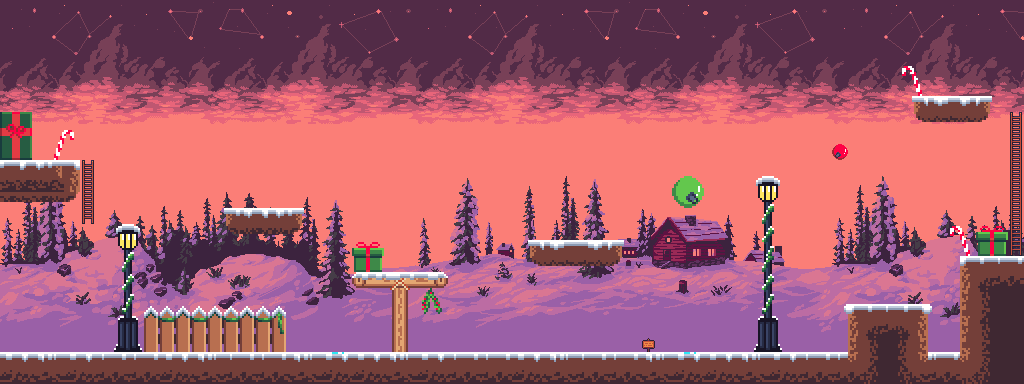

This game map was drawn from its Tiled (.tmx) file and the tilesets committed beside it. A one-line description and the trimmed map source follow:
An orthogonal 64x24 tile map with 16x16 px tiles, 5 tile layers (Background 2, Background 1, LadderLayer, signLayer, ...), 1 hidden layer not drawn, 7 tilesets and 53 objects.

<map version="1.10" tiledversion="1.11.0" orientation="orthogonal" renderorder="right-down" width="64" height="24" tilewidth="16" tileheight="16" infinite="0" nextlayerid="19" nextobjectid="239">
 <editorsettings>
  <export target="wintermap.tmx" format="tmx" />
 </editorsettings>
 <tileset firstgid="1" source="tilesets/Sample.tsx" />
 <tileset firstgid="1025" source="tilesets/sky.tsx" />
 <tileset firstgid="1441" source="tilesets/mid-layer-b.tsx" />
 <tileset firstgid="1701" source="tilesets/mid-layer-a.tsx" />
 <tileset firstgid="1961" source="tilesets/Props.tsx" />
 <tileset firstgid="2217" source="tilesets/prop-sheet.tsx" />
 <tileset firstgid="2622" source="tilesets/sheet.tsx" />
 <layer id="2" name="Background 2" width="64" height="24">
  <data>[1536 cells, 1536 non-empty, 421 distinct tile ids]</data>
 </layer>
 <layer id="3" name="Background 1" width="64" height="24">
  <data>[1536 cells, 640 non-empty, 520 distinct tile ids]</data>
 </layer>
 <layer id="6" name="LadderLayer" width="64" height="24">
  <data>[1536 cells, 89 non-empty, 48 distinct tile ids]</data>
 </layer>
 <layer id="15" name="signLayer" width="64" height="24">
  <data>[1536 cells, 1 non-empty, 1 distinct tile ids]</data>
 </layer>
 <objectgroup id="16" name="Signs">
  <object id="234" x="640" y="336" width="16" height="16">
   <properties>
    <property name="Text" value="Achtung! Starker Gegner voraus" />
   </properties>
  </object>
 </objectgroup>
 <layer id="1" name="GroundLayer" width="64" height="24">
  <data>[1536 cells, 801 non-empty, 173 distinct tile ids]</data>
 </layer>
 <objectgroup id="14" name="End">
  <object id="152" x="0" y="112" width="32" height="48" />
 </objectgroup>
 <objectgroup id="8" name="Ladder">
  <object id="48" x="80" y="160" width="16" height="64" />
  <object id="49" x="1008" y="112" width="16" height="144" />
 </objectgroup>
 <objectgroup id="9" name="Ground">
  <object id="59" x="0" y="352" width="848" />
  <object id="70" x="976" y="232" width="31.6667" height="24" />
  <object id="71" x="756.667" y="178" width="21.6667" height="22.3333" />
  <object id="72" x="117.333" y="225.667" width="19.6667" height="24" />
  <object id="100" x="928" y="352" width="32" />
  <object id="118" x="672" y="176" width="32" height="32" />
  <object id="119" x="832" y="144" width="16" height="16" />
  <object id="121" x="0" y="352" width="1024" height="32" />
  <object id="123" x="848" y="304" width="80" height="48" />
  <object id="124" x="960" y="256" width="64" height="96" />
  <object id="156" x="224" y="208" width="80" height="32" />
  <object id="163" x="912" y="96" width="80" height="32" />
  <object id="164" x="528" y="240" width="96" height="32" />
  <object id="165" x="0" y="160" width="80" height="48" />
  <object id="166" x="352" y="272" width="96" height="16" />
  <object id="168" x="352" y="248.182" width="32" height="23.8182" />
 </objectgroup>
 <objectgroup id="10" name="Walls">
  <object id="97" x="848" y="304" height="48" />
  <object id="98" x="928" y="304" height="48" />
  <object id="99" x="960" y="256" height="96" />
  <object id="101" x="0" y="0" height="352" />
  <object id="102" x="1024" y="0" height="256" />
  <object id="169" x="384" y="256" height="16" />
 </objectgroup>
 <objectgroup id="11" name="Enemies">
  <properties>
   <property name="type" value="" />
  </properties>
  <object id="138" x="256" y="192" width="16" height="16">
   <properties>
    <property name="type" value="PatrollingEnemy" />
   </properties>
  </object>
  <object id="140" x="576" y="224" width="16" height="16">
   <properties>
    <property name="type" value="PatrollingEnemy" />
   </properties>
  </object>
  <object id="141" x="400" y="256" width="16" height="16">
   <properties>
    <property name="type" value="PatrollingEnemy" />
   </properties>
  </object>
  <object id="154" x="928" y="336" width="16" height="16">
   <properties>
    <property name="type" value="UnhingedEnemy" />
   </properties>
  </object>
 </objectgroup>
 <objectgroup id="13" name="Items">
  <object id="151" x="80" y="336" width="16" height="16">
   <properties>
    <property name="ID" type="int" value="0" />
    <property name="type" value="Page" />
   </properties>
  </object>
  <object id="199" x="944" y="336" width="16" height="16">
   <properties>
    <property name="ID" type="int" value="9" />
    <property name="type" value="Page" />
   </properties>
  </object>
  <object id="200" x="464.25" y="305.25" width="16" height="16">
   <properties>
    <property name="ID" type="int" value="4" />
    <property name="type" value="Page" />
   </properties>
  </object>
  <object id="201" x="480.25" y="289.25" width="16" height="16">
   <properties>
    <property name="ID" type="int" value="5" />
    <property name="type" value="Page" />
   </properties>
  </object>
  <object id="202" x="496.25" y="289.25" width="16" height="16">
   <properties>
    <property name="ID" type="int" value="6" />
    <property name="type" value="Page" />
   </properties>
  </object>
  <object id="203" x="512.25" y="289.25" width="16" height="16">
   <properties>
    <property name="ID" type="int" value="7" />
    <property name="type" value="Page" />
   </properties>
  </object>
  <object id="204" x="528.25" y="305.25" width="16" height="16">
   <properties>
    <property name="ID" type="int" value="8" />
    <property name="type" value="Page" />
   </properties>
  </object>
  <object id="211" x="192" y="320" width="16" height="16">
   <properties>
    <property name="ID" type="int" value="1" />
    <property name="type" value="Page" />
   </properties>
  </object>
  <object id="212" x="208" y="320" width="16" height="16">
   <properties>
    <property name="ID" type="int" value="2" />
    <property name="type" value="Page" />
   </properties>
  </object>
  <object id="213" x="224" y="320" width="16" height="16">
   <properties>
    <property name="ID" type="int" value="3" />
    <property name="type" value="Page" />
   </properties>
  </object>
  <object id="222" x="944" y="64" width="16" height="16">
   <properties>
    <property name="ID" type="int" value="10" />
    <property name="type" value="Page" />
   </properties>
  </object>
  <object id="223" x="752" y="160" width="16" height="16">
   <properties>
    <property name="ID" type="int" value="12" />
    <property name="type" value="Page" />
   </properties>
  </object>
  <object id="224" x="768" y="160" width="16" height="16">
   <properties>
    <property name="ID" type="int" value="11" />
    <property name="type" value="Page" />
   </properties>
  </object>
  <object id="225" x="544" y="208" width="16" height="16">
   <properties>
    <property name="ID" type="int" value="15" />
    <property name="type" value="Page" />
   </properties>
  </object>
  <object id="226" x="560" y="208" width="16" height="16">
   <properties>
    <property name="ID" type="int" value="14" />
    <property name="type" value="Page" />
   </properties>
  </object>
  <object id="227" x="576" y="208" width="16" height="16">
   <properties>
    <property name="ID" type="int" value="13" />
    <property name="type" value="Page" />
   </properties>
  </object>
  <object id="228" x="240" y="192" width="16" height="16">
   <properties>
    <property name="ID" type="int" value="18" />
    <property name="type" value="Page" />
   </properties>
  </object>
  <object id="229" x="272" y="192" width="16" height="16">
   <properties>
    <property name="ID" type="int" value="16" />
    <property name="type" value="Page" />
   </properties>
  </object>
  </objectgroup>
 <objectgroup id="15" name="MovingPlatform">
  <!-- 1 objects omitted --></objectgroup>
 <layer id="16" name="MovingPlatformLayer" width="64" height="24" visible="0">
  <data>[1536 cells, 3 non-empty, 3 distinct tile ids]</data>
 </layer>
</map>
<!-- 5 of 53 objects omitted -->
